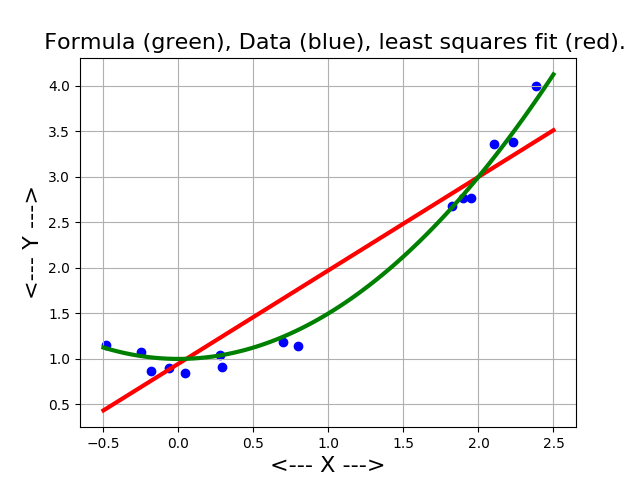

Here is the Python script that generated this plot:
#! /usr/bin/env python3
#
def least_squares_plots ( ):

#*****************************************************************************80
#
## least_squares_plots: plot data, least squares line, exact formula.
#
#  Licensing:
#
#    This code is distributed under the GNU LGPL license.
#
#  Modified:
#
#    30 April 2019
#
#  Author:
#
#    John Burkardt
#
  import matplotlib.pyplot as plt
  import numpy as np
  import platform

  print ( '' )
  print ( 'least_squares_plots:' )
  print ( '  Python version: %s' % ( platform.python_version ( ) ) )
  print ( '  Compare 15 data points with the least squares line' )
  print ( '    y = A * x + B' )
  print ( '  which minimizes the root-mean-square error.' )
  print ( '  The data is actually perturbed values of a quadratic' )
  print ( '  formula, which is shown for comparison:' )
  print ( '    y = 1/2 x^2 + 1' )
#
#  Read the data.
#
  filename = 'least_squares1_data.txt'
  xy_data = np.loadtxt ( filename )

  filename = 'least_squares2_data.txt'
  xy_lsq = np.loadtxt ( filename )

  filename = 'least_squares3_data.txt'
  xy_exact = np.loadtxt ( filename )
#
#  Plot the data.
#
  plt.plot ( xy_lsq[:,0], xy_lsq[:,1], linewidth = 3, color = 'r' )
  plt.scatter ( xy_data[:,0], xy_data[:,1], color = 'b' )
  plt.plot ( xy_exact[:,0], xy_exact[:,1], linewidth = 3, color = 'g' )
  plt.grid ( True )
  plt.xlabel ( '<--- X --->', fontsize = 16 )
  plt.ylabel ( '<--- Y --->', fontsize = 16 )
  plt.title ( '  Formula (green), Data (blue), least squares fit (red).', fontsize = 16 )

  filename = 'least_squares_plots.png'
  plt.savefig ( filename )
  print ( '' )
  print ( '  Graphics saved as "%s"' % ( filename ) )
  plt.show ( block = False )

  plt.clf ( )
#
#  Terminate.
#
  print ( '' )
  print ( 'least_squares_plots' )
  print ( '  Normal end of execution.' )
  return

if ( __name__ == '__main__' ):
  from timestamp import timestamp
  timestamp ( )
  least_squares_plots ( )
  timestamp ( )
 
